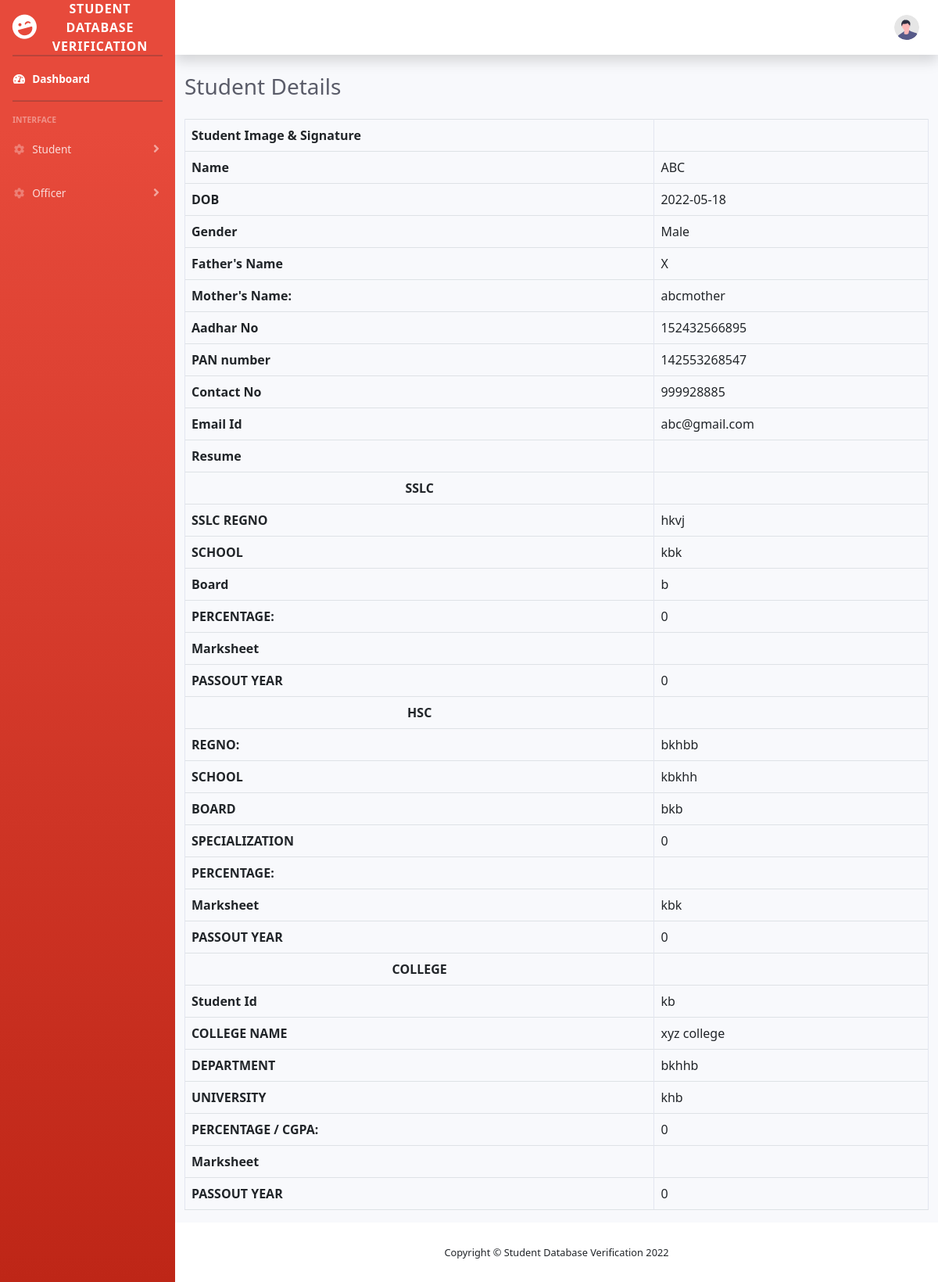
The app's page /astudentview.php?email=abc@gmail.com with its own data.
### tables this page shows
CREATE TABLE `tbl_student` (
  `stu_img` varchar(100) NOT NULL,
  `stu_name` varchar(50) NOT NULL,
  `stu_dob` date NOT NULL,
  `stu_gender` varchar(20) NOT NULL,
  `stu_email` varchar(50) NOT NULL,
  `stu_pswd` varchar(100) NOT NULL,
  `stu_contact` varchar(50) NOT NULL,
  `stu_father` varchar(50) NOT NULL,
  `stu_mother` varchar(50) NOT NULL,
  `stu_aadhar` varchar(20) NOT NULL,
  `stu_pan` varchar(20) NOT NULL,
  `stu_resume` varchar(100) NOT NULL,
  `stu_sign` varchar(100) NOT NULL,
  `stu_status` varchar(10) NOT NULL
);

CREATE TABLE `tbl_education` (
  `edu_id` bigint(20) UNSIGNED NOT NULL,
  `stu_email` varchar(50) NOT NULL,
  `sslc_regno` varchar(50) NOT NULL,
  `sslc_school` varchar(100) NOT NULL,
  `sslc_board` varchar(100) NOT NULL,
  `sslc_markperc` float NOT NULL,
  `sslc_marksheet` varchar(100) NOT NULL,
  `sslc_passout` year(4) NOT NULL,
  `hsc_regno` varchar(50) NOT NULL,
  `hsc_school` varchar(100) NOT NULL,
  `hsc_board` varchar(100) NOT NULL,
  `hsc_markperc` float NOT NULL,
  `hsc_marksheet` varchar(100) NOT NULL,
  `hsc_passout` year(4) NOT NULL,
  `hsc_specialization` varchar(100) NOT NULL,
  `clg_regno` varchar(100) NOT NULL,
  `clg_name` varchar(100) NOT NULL,
  `clg_department` varchar(100) NOT NULL,
  `clg_university` varchar(100) NOT NULL,
  `clg_mark` float NOT NULL,
  `clg_marksheet` varchar(100) NOT NULL,
  `clg_passout` year(4) NOT NULL
);

### astudentview.php (the view, shortened to what this page needs)
<?php
if(isset($_REQUEST['email'])){
include_once("include/header.php");
include_once("include/anavbar.php");
include_once("include/connection.php");
$email=$_REQUEST['email'];
$stmt = $conn->prepare("SELECT * FROM tbl_education where stu_email='$email' LIMIT 1");
$stmt->execute();
$row = $stmt->fetch();
$stmt = $conn->prepare("SELECT * FROM tbl_student where stu_email='$email' LIMIT 1");
$stmt->execute();
$row1 = $stmt->fetch();
?>
<div class="container-fluid">
<h1 class="h3 mb-4 text-gray-800">Student Details</h1>
<table class="table table-bordered" id="dataTable" width="100%" cellspacing="0">
<tr>
  <th>Student Image & Signature</th>
  <td><?php echo "<img src='uploads/".$row1['stu_img']."' alt=''>";
  echo "<img src='uploads/".$row1['stu_sign']."' alt=''>";?></td>
</tr>
<tr>
  <th>Name</th>
  <td><?php echo $row1['stu_name'];?></td>
</tr>
<tr>
  <th>DOB</th>
  <td><?php echo $row1['stu_dob'];?></td>
</tr>
<tr>
  <th>Gender</th>
  <td><?php echo $row1['stu_gender'];?></td>
</tr>
<tr>
  <th>Father's Name</th>
  <td><?php echo $row1['stu_father'];?></td>
</tr>
<tr>
  <th>Mother's Name:</th>
  <td><?php echo $row1['stu_mother'];?></td>
</tr>
<tr>
  <th>Aadhar No</th>
  <td><?php echo $row1['stu_aadhar'];?></td>
</tr>
<tr>
  <th>PAN number</th>
  <td><?php echo $row1['stu_pan'];?></td>
</tr>
<tr>
  <th>Contact No</th>
  <td><?php echo $row1['stu_contact'];?></td>
</tr>
<th>Email Id</th>
  <td><?php echo $row1['stu_email'];?></td>
<tr>
  <th>Resume</th>
  <td><a href="downloadid.php?file_id=<?php echo $row1['stu_resume'];?>"class="nav-link"><?php echo $row1['stu_resume'];?></a></td>
</tr>
<tr>
<tr>
    <th><center><b>SSLC</b></center></th></tr>
<tr>
  <th>SSLC REGNO</th>
  <td><?php echo $row['sslc_regno'];?></td>
</tr>
<tr>
  <th>SCHOOL</th>
  <td><?php echo $row['sslc_school'];?></td>
</tr>
<tr>
  <th>Board</th>
  <td><?php echo $row['sslc_board'];?></td>
</tr>
<tr>
  <th>PERCENTAGE:</th>
  <td><?php echo $row['sslc_markperc'];?></td>
</tr>
<tr>
  <th>Marksheet</th>
  <td><a href="downloadid.php?file_id=<?php echo $row['sslc_marksheet'];?>"class="nav-link"><?php echo $row['sslc_marksheet'];?></a></td>
</tr>
<tr>
  <th>PASSOUT YEAR</th>
  <td><?php echo $row['sslc_passout'];?></td>
</tr>
<tr>
    <th><center>HSC</center></th></tr>
<tr>
  <th>REGNO:</th>
  <td><?php echo $row['hsc_regno'];?></td>
</tr>
<tr>
  <th>SCHOOL</th>
  <td><?php echo $row['hsc_school'];?></td>
</tr>
<tr>
  <th>BOARD</th>
  <td><?php echo $row['hsc_board'];?></td>
</tr>
<th>SPECIALIZATION</th>
  <td><?php echo $row['hsc_markperc'];?></td>
</tr>
<tr>
  <th>PERCENTAGE:</th>
  <td><a href="downloadid.php?file_id=<?php echo $row['hsc_marksheet'];?>"class="nav-link"><?php echo $row['hsc_marksheet'];?></a></td>
</tr>
<tr>
  <th>Marksheet</th>
  <td><?php echo $row['hsc_specialization'];?></td>
</tr>
<tr>
  <th>PASSOUT YEAR</th>
  <td><?php echo $row['hsc_passout'];?></td>
</tr>
<tr>
    <th><center><b>COLLEGE</b></center></th></tr>
<tr>
  <th>Student Id</th>
  <td><?php echo $row['clg_regno'];?></td>
</tr>
<tr>
  <th>COLLEGE NAME</th>
  <td><?php echo $row['clg_name'];?></td>
</tr>
<tr>
  <th>DEPARTMENT</th>
  <td><?php echo $row['clg_department'];?></td>
</tr>
<th>UNIVERSITY</th>
  <td><?php echo $row['clg_university'];?></td>
<tr>
  <th>PERCENTAGE / CGPA:</th>
  <td><?php echo $row['clg_mark'];?></td>
</tr>
<tr>
  <th>Marksheet</th>
  <td><a href="downloadid.php?file_id=<?php echo $row['clg_marksheet'];?>"class="nav-link"><?php echo $row['clg_marksheet'];?></a></td>
</tr>
<tr>
  <th>PASSOUT YEAR</th>
  <td><?php echo $row['clg_passout'];?></td>
</tr>
</table>
</div>
<?php
include_once("include/footer.php");
}
else{?>
  <script type = "text/javascript">
               window.location = "alogin.php";
      </script><?php
}
?>

### records on screen
tbl_student: stu_name "ABC", stu_dob "2022-05-18", stu_gender "Male", stu_father "X", stu_mother "abcmother", stu_aadhar "152432566895", stu_pan "142553268547", stu_contact "999928885", stu_email "abc@gmail.com"
tbl_education: sslc_regno "hkvj", sslc_school "kbk", sslc_board "b", sslc_markperc "0", sslc_passout "0", hsc_regno "bkhbb", hsc_school "kbkhh", hsc_board "bkb", hsc_markperc "0", hsc_specialization "kbk", hsc_passout "0", clg_regno "kb", clg_name "xyz college", clg_department "bkhhb", clg_university "khb", clg_mark "0", clg_passout "0"
